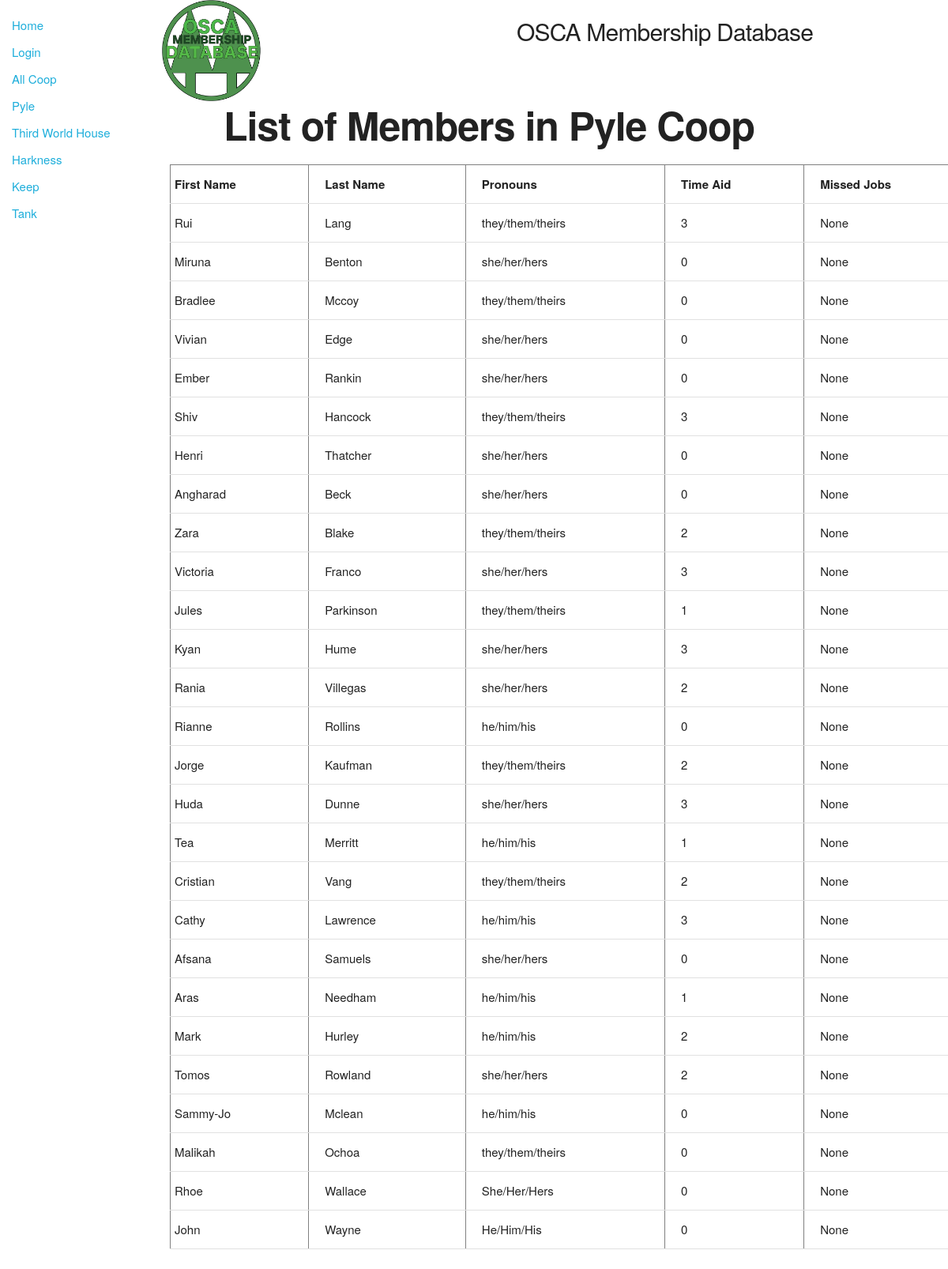
The page /catalog/pylemenu/pylemembers on the database its author committed.
### catalog/models.py (models this page shows, shortened)
class Member(models.Model):
    id = models.AutoField(primary_key=True)
    first_name = models.CharField(max_length=30)
    last_name = models.CharField(max_length=50)
    preferred_name = models.CharField(max_length=100, null=True, blank = True)
    tnumber = models.IntegerField()
    coop = models.ForeignKey('Coop', on_delete=models.SET_NULL, null=True)
    email = models.EmailField(null = True, blank = True)
    pronouns = models.CharField(max_length=20)
    time_aid = models.IntegerField()
    missed_jobes = models.IntegerField(null = True, blank = True)

### catalog/views.py (the view)
# urls.py: path('pylemenu/pylemembers',views.memberspyle,name=';pyle-members;'),
def memberspyle(request):
    pylemembers= Member.objects.select_related("coop").filter(coop_id__exact=PYLE)
    context={
        'pylemembers': pylemembers
    }
    return render(request,'memberspyle.html',context=context)

### catalog/templates/memberspyle.html (shortened to what this page needs)
{% extends "base_generic.html" %}
{% block content %}
<div class="row">
    <div class="two columns">
      {% load static %}
      <img src="{% static 'images/twinpines.png' %}" width="128" height="128" alt="Our Logo">
    </div>
    <div class="five columns" style="margin-top:2%">
      <h4>OSCA Membership Database</h4>
    </div>
  </div>
  <h1 style="padding-left: 7%; font-weight: bold">List of Members in Pyle Coop</h1>
    <table border="1" width="1000">
        <tr>
            <td><div class="title">First Name</div></td>
            <td><div class="title">Last Name</div></td>
            <td><div class="title">Pronouns</div></td>
            <td><div class="title">Time Aid</div></td>
            <td><div class="title">Missed Jobs</div></td>
        </tr>
        {% for members in pylemembers %}
        <tr>
            <td><div class="columns" >{{ members.first_name}}</div></td>
            <td><div class="columns" >{{ members.last_name}}</div></td>
            <td><div class="columns" >{{ members.pronouns}}</div></td>
            <td><div class="columns" >{{ members.time_aid}}</div></td>
            <td><div class="columns" >{{ members.missed_jobes}}</div></td>
        </tr>
        {% endfor %}
    </table>
  {% endblock %}

### catalog/templates/static/css/skeleton.css (style rules this page uses)
.column, .columns { width: 100%; float: left; box-sizing: border-box; }
@media (min-width: 550px) { .column, .columns { margin-left: 4%; } }
@media (min-width: 550px) { .column:first-child, .columns:first-child { margin-left: 0; } }
@media (min-width: 550px) { .two.columns { width: 13.3333333333%; } }
@media (min-width: 550px) { .five.columns { width: 39.3333333333%; } }
html { font-size: 62.5%; }
body { font-size: 1.5em; line-height: 1.6; font-weight: 400; font-family: "Raleway", "HelveticaNeue", "Helvetica Neue", Helvetica, Arial, sans-serif; color: #222; }
h1, h2, h3, h4, h5, h6 { margin-top: 0; margin-bottom: 2rem; font-weight: 300; }
h1 { font-size: 4.0rem; line-height: 1.2; letter-spacing: -.1rem; }
h4 { font-size: 2.4rem; line-height: 1.35; letter-spacing: -.08rem; }
@media (min-width: 550px) { h1 { font-size: 5.0rem; } }
@media (min-width: 550px) { h4 { font-size: 3.0rem; } }
th, td { padding: 12px 15px; text-align: left; border-bottom: 1px solid #E1E1E1; }
th:first-child, td:first-child { padding-left: 0; }
th:last-child, td:last-child { padding-right: 0; }
pre, blockquote, dl, figure, table, p, ul, ol, form { margin-bottom: 2.5rem; }
.container:after, .row:after, .u-cf { content: ""; display: table; clear: both; }

### catalog/templates/memberspyle.html (style rules this page uses)
.columns { white-space: nowrap; overflow: hidden; text-overflow:ellipsis; margin:0 auto; padding-left:5px }
.title { white-space: nowrap; overflow: hidden; text-overflow:ellipsis; margin:0 auto; padding-left:5px; font-weight: bold }

### rows shown on the page
Member: first_name "Rui", last_name "Lang", pronouns "they/them/theirs", time_aid "3", missed_jobes "None"
Member: first_name "Miruna", last_name "Benton", pronouns "she/her/hers", time_aid "0", missed_jobes "None"
Member: first_name "Bradlee", last_name "Mccoy", pronouns "they/them/theirs", time_aid "0", missed_jobes "None"
Member: first_name "Vivian", last_name "Edge", pronouns "she/her/hers", time_aid "0", missed_jobes "None"
Member: first_name "Ember", last_name "Rankin", pronouns "she/her/hers", time_aid "0", missed_jobes "None"
Member: first_name "Shiv", last_name "Hancock", pronouns "they/them/theirs", time_aid "3", missed_jobes "None"
Member: first_name "Henri", last_name "Thatcher", pronouns "she/her/hers", time_aid "0", missed_jobes "None"
Member: first_name "Angharad", last_name "Beck", pronouns "she/her/hers", time_aid "0", missed_jobes "None"
Member: first_name "Zara", last_name "Blake", pronouns "they/them/theirs", time_aid "2", missed_jobes "None"
Member: first_name "Victoria", last_name "Franco", pronouns "she/her/hers", time_aid "3", missed_jobes "None"
Member: first_name "Jules", last_name "Parkinson", pronouns "they/them/theirs", time_aid "1", missed_jobes "None"
Member: first_name "Kyan", last_name "Hume", pronouns "she/her/hers", time_aid "3", missed_jobes "None"
Member: first_name "Rania", last_name "Villegas", pronouns "she/her/hers", time_aid "2", missed_jobes "None"
Member: first_name "Rianne", last_name "Rollins", pronouns "he/him/his", time_aid "0", missed_jobes "None"
Member: first_name "Jorge", last_name "Kaufman", pronouns "they/them/theirs", time_aid "2", missed_jobes "None"
Member: first_name "Huda", last_name "Dunne", pronouns "she/her/hers", time_aid "3", missed_jobes "None"
Member: first_name "Tea", last_name "Merritt", pronouns "he/him/his", time_aid "1", missed_jobes "None"
Member: first_name "Cristian", last_name "Vang", pronouns "they/them/theirs", time_aid "2", missed_jobes "None"
Member: first_name "Cathy", last_name "Lawrence", pronouns "he/him/his", time_aid "3", missed_jobes "None"
Member: first_name "Afsana", last_name "Samuels", pronouns "she/her/hers", time_aid "0", missed_jobes "None"
Member: first_name "Aras", last_name "Needham", pronouns "he/him/his", time_aid "1", missed_jobes "None"
Member: first_name "Mark", last_name "Hurley", pronouns "he/him/his", time_aid "2", missed_jobes "None"
Member: first_name "Tomos", last_name "Rowland", pronouns "she/her/hers", time_aid "2", missed_jobes "None"
Member: first_name "Sammy-Jo", last_name "Mclean", pronouns "he/him/his", time_aid "0", missed_jobes "None"
Member: first_name "Malikah", last_name "Ochoa", pronouns "they/them/theirs", time_aid "0", missed_jobes "None"
Member: first_name "Rhoe", last_name "Wallace", pronouns "She/Her/Hers", time_aid "0", missed_jobes "None"
Member: first_name "John", last_name "Wayne", pronouns "He/Him/His", time_aid "0", missed_jobes "None"
